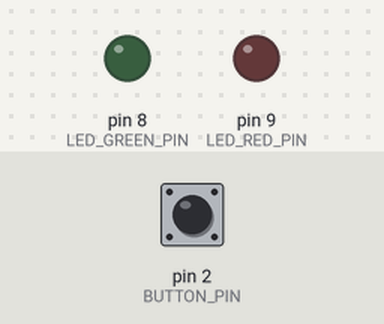
A sketch run on a simulated Arduino Uno, built with avr-gcc and run on an emulated ATmega328P. Shown: output pins drawn as LEDs (lit = HIGH). Dashed ring = blinking. The inputs (shaded band) are chosen by the test bench; at power-on: pin 2 (BUTTON_PIN) LOW.

Above: at 1.2 s.
1.3 s: pin 2 (BUTTON_PIN) pulsed HIGH 5 times (0.12 s each, 0.3 s apart)
At 2.35 s:
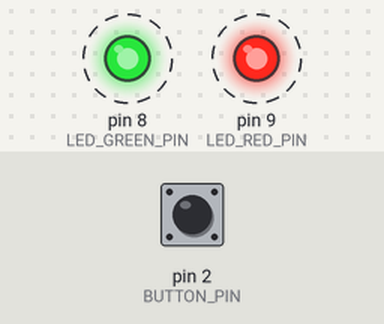
4.5 s: pin 2 (BUTTON_PIN) pulled HIGH for 0.15 s
At 5.8 s:
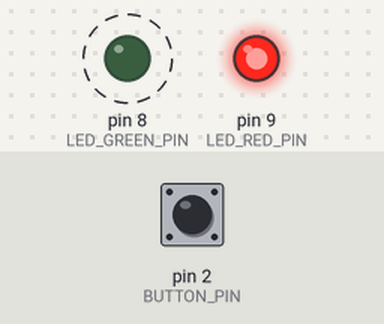
7.6 s: pin 2 (BUTTON_PIN) pulled HIGH for 1 s
At 8.8 s:
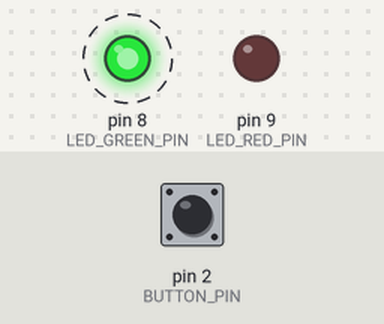
Timing chart, 0 to 17.6 s (numbered marks = the images above; inputs shaded):
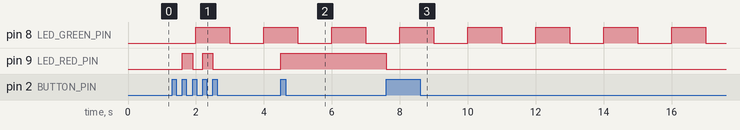

The sketch:

external-interrupt.ino
```cpp
const int LED_GREEN_PIN = 8;
const int LED_RED_PIN = 9;

const int BUTTON_PIN = 2;

const unsigned long CYCLE_TIME = 1000;
unsigned long timestamp = 0;

bool led_green = false;
volatile bool led_red = false;

void interrupt_service_button()
{
  	digitalWrite(LED_RED_PIN, led_red);
	led_red = !led_red;
}

void setup()
{
    pinMode(LED_GREEN_PIN, OUTPUT);
    pinMode(LED_RED_PIN, OUTPUT);
    pinMode(BUTTON_PIN, INPUT);

    attachInterrupt(digitalPinToInterrupt(BUTTON_PIN), interrupt_service_button, RISING);
}

void loop()
{
  	// Cyclic Timing
    while(millis() < timestamp + CYCLE_TIME);
    timestamp = millis();

  	// IO Handling
  	digitalWrite(LED_GREEN_PIN, led_green);

  	// Processing
  	led_green = !led_green;
}
```

Measured:
- after the input at 1.3 s, pin 9 (LED_RED_PIN): alternates HIGH for 0.30 s and LOW for 0.30 s, 4 changes in all, then stays LOW, starting after 0.30 s
- after the input at 4.5 s, pin 9 (LED_RED_PIN): LOW → HIGH at once
- after the input at 7.6 s, pin 9 (LED_RED_PIN): HIGH → LOW at once
- by itself, pin 8 (LED_GREEN_PIN): alternates HIGH for 1.0 s and LOW for 1.0 s
